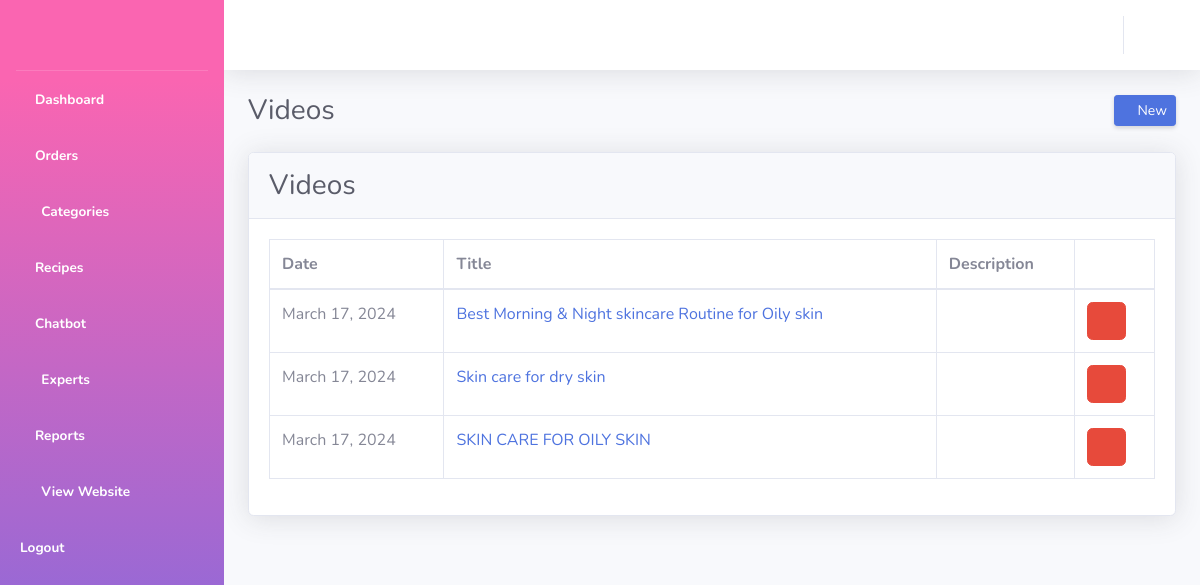
Screenshot of /dashboard/experts-list/2 with the database file from the repository.
### store/models.py (models this page shows, shortened)
class Videos(models.Model):
    title = models.CharField(max_length=255)
    image = models.ImageField(upload_to='images/')
    note = models.TextField(blank=True, default='')
    video = models.FileField(upload_to='videos/')
    section = models.CharField(max_length=255)
    date = models.DateField(auto_now_add=True)
    expert_id = models.ForeignKey(Experts, on_delete=models.CASCADE)
    class Meta:
        managed = True
        db_table = 'videos'

### dashboard/views.py (the view)
# urls.py: path('experts-list/<int:expert_id>', views.videos_list, name="videos_list"),
def videos_list(request, expert_id):
    if request.method == "POST":
        item_id = request.POST['item_id']
        Videos.objects.filter(id=item_id).delete()
    expert = Experts.objects.filter(id=expert_id).get()
    videos = Videos.objects.filter(expert_id=expert).all().order_by('-id')
    return render(request, 'videos_list.html', { 'videos': videos, 'expert': expert, 'expert_id': expert_id })

### store/context_processor.py (called while the page is built)
def categories_processor(request):
    categories = Categories.objects.all()
    return {'categories': categories}

### dashboard/templates/videos_list.html (shortened to what this page needs)
{% extends "dashboard_base.html" %}
{% block content %}
{% load static %}
{% static "" as baseUrl %}
<div class="d-sm-flex align-items-center justify-content-between mb-4">
    <h1 class="h3 mb-0 text-gray-800">Videos</h1>
    <a href="/dashboard/new-video/{{ expert_id }}" class="d-none d-sm-inline-block btn btn-sm btn-primary shadow-sm"><i class="fa fa-plus"></i> New</a>
</div>
<div class="card shadow mb-4">
    <div class="card-header py-3">
        {% if products %}
        <h1 class="h3 mb-0 text-gray-800">{{ expert.title }} Products</h1>
        {% else %}
        <h1 class="h3 mb-0 text-gray-800">Videos</h1>
        {% endif %}
    </div>
    <div class="card-body">
        <div class="table-responsive">
            <table class="table table-bordered" id="dataTable" width="100%" cellspacing="0">
                <thead>
                    <tr>
                        <th>Date</th>
                        <th>Title</th>
                        <th>Description</th>
                        <th></th>
                    </tr>
                </thead>
                <tbody>
                    {% if videos %}
                    {% for item in videos %}
                    <tr>
                        <td>{{ item.date }}</td>
                        <td><a href="/watch/{{ item.id }}" target="_blank">{{ item.title }}</a></td>
                        <td>{{ item.note }}</td>
                        <td>
                            <form method="post" onsubmit="return deleteItem()">
                                <button type="submit" class="btn btn-danger"><i class="fa fa-trash"></i></button>
                            </form>
                        </td>
                    </tr>
                    {% endfor %}
                    {% endif %}
                </tbody>
            </table>
        </div>
    </div>
    {% endblock %}

### rows the page displays
Videos: date "March 17, 2024", title "Best Morning & Night skincare Routine for Oily skin"
Videos: date "March 17, 2024", title "Skin care for dry skin"
Videos: date "March 17, 2024", title "SKIN CARE FOR OILY SKIN"
